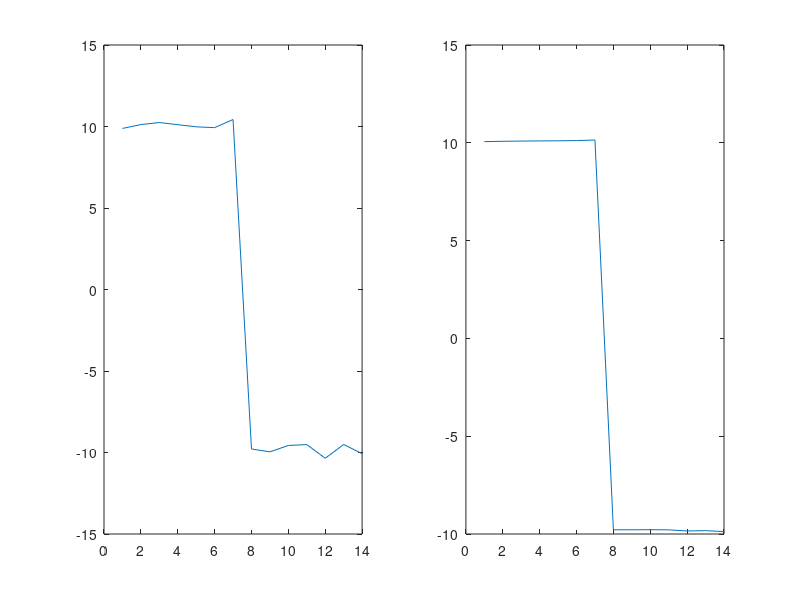

Here is the MATLAB script that generated this plot:
x = [10, 10, 10, 10, 10, 10, 10, -10, -10, -10, -10, -10, -10, -10] + (rand(1, 14) - 0.5);
subplot(1, 2, 1);
plot(x)
sig1=0.1;
sig2=0.2;
c=zeros(14);
y=zeros(1, 14);
for i=1:14
    sum=0;
    for j=1:14
        sum = sum + exp(-1*sig1*(j-i)^2-sig2*(x(j)-x(i))^2);
    end
    c(i) = 1/sum;
end
for i=1:14
    sum=0;
    for j=1:14
        sum = sum + x(j)*exp(-1*sig1*(j-i)^2-sig2*(x(j)-x(i))^2);
    end
    y(1, i) = c(i)*sum;
end
subplot(1, 2, 2);
plot(y)